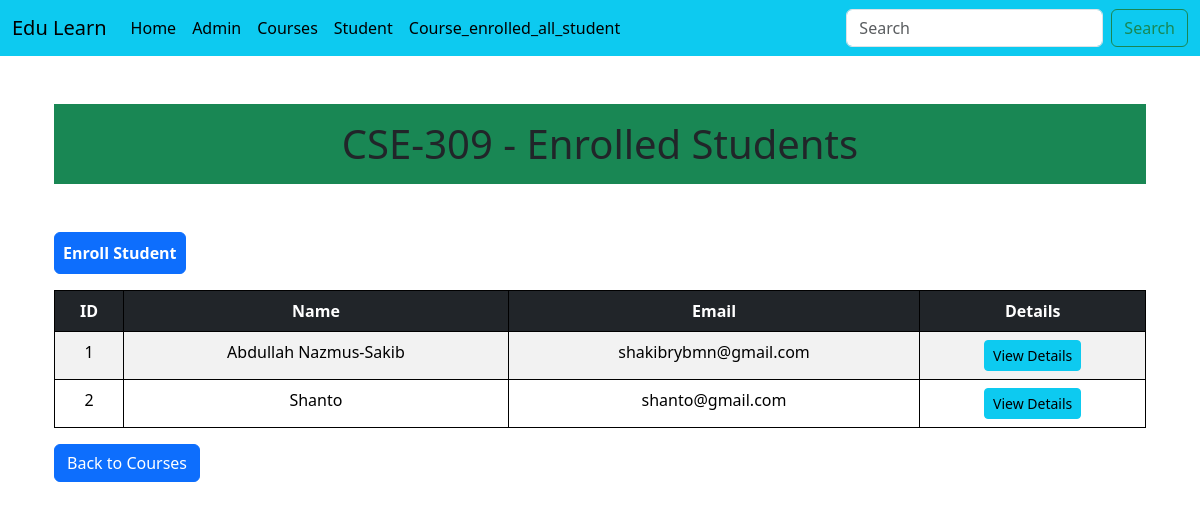
Page /courses/course_enrolled_student/2 on the earlier database version.
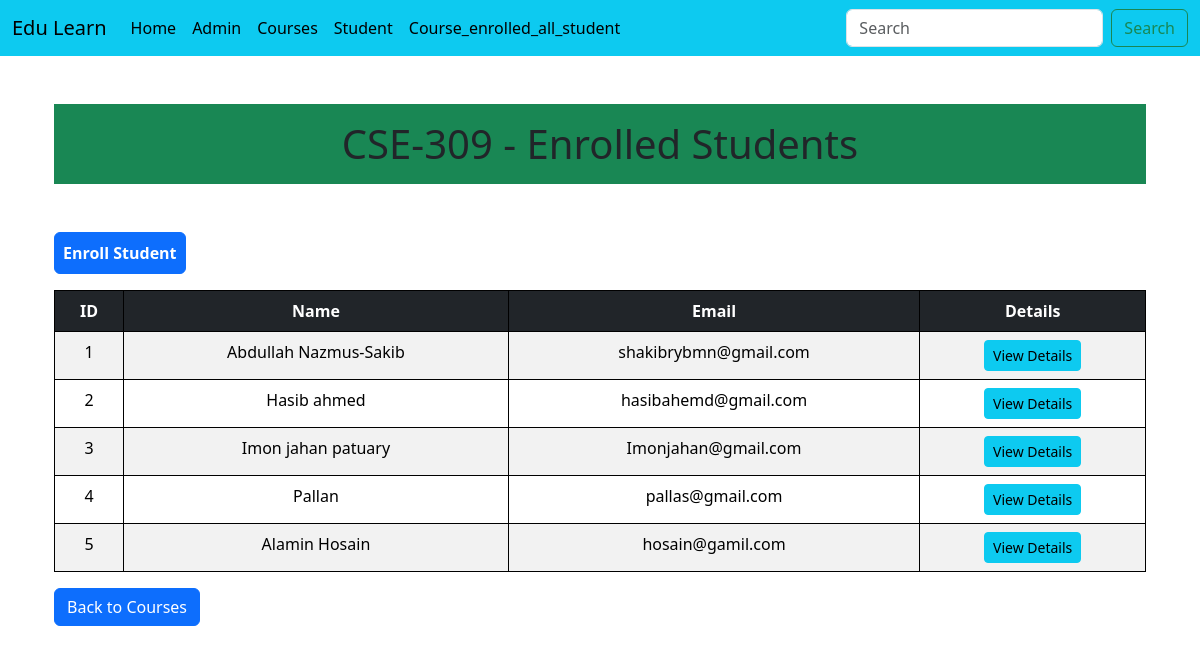
Same page on the later database version.
### Courses/models.py (models this page shows, shortened)
class Student(models.Model):
    name = models.CharField(max_length=100)
    email = models.EmailField(unique=True)
    enrolled_courses = models.ManyToManyField(Courses, related_name='students')

### Courses/views.py (the view)
# urls.py: path('course_enrolled_student/<int:id>',views.course_enrolled_student,name='course_enrolled_student'),
def course_enrolled_student(request, id):
    course = get_object_or_404(Courses, id=id)  # Get the specific course
    students = course.students.all()  # Fetch enrolled students
    return render(request, "Courses/course_enrolled_student.html", {'course': course, 'students': students})

### templates/Courses/course_enrolled_student.html (shortened to what this page needs)
{% extends "Courses/base.html" %}
{% block content %}
<div class="container">
    <h1 class="text-center my-5 py-3 bg-success">{{ course.title }} - Enrolled Students</h1>
    <a href="{% url 'enroll_student' %}" class='btn btn-primary mb-3 p-2 fw-bold'>Enroll Student</a>
    <table class="table table-striped">
        <thead>
            <tr class="table-dark">
                <th>ID</th>
                <th>Name</th>
                <th>Email</th>
                <th>Details</th>
            </tr>
        </thead>
        <tbody>
            {% for student in students %}
            <tr>
                <td>{{ forloop.counter }}</td>
                <td>{{ student.name }}</td>
                <td>{{ student.email }}</td>
                <td>
                    <a href="{% url 'individual_std_details' student.id %}" class="btn btn-info btn-sm">
                        View Details
                    </a>
                </td>
            </tr>
            {% empty %}
            <tr>
                <td colspan="4" class="text-center text-danger">No students enrolled in this course.</td>
            </tr>
            {% endfor %}
        </tbody>
    </table>
    <a href="{% url 'course_list' %}" class="btn btn-primary">Back to Courses</a>
</div>
{% endblock content %}

Differences in the rows shown:
removed Student: name "Shanto", email "shanto@gmail.com"
added Student: name "Hasib ahmed", email "hasibahemd@gmail.com"
added Student: name "Imon jahan patuary", email "Imonjahan@gmail.com"
added Student: name "Pallan", email "pallas@gmail.com"
added Student: name "Alamin Hosain", email "hosain@gamil.com"
